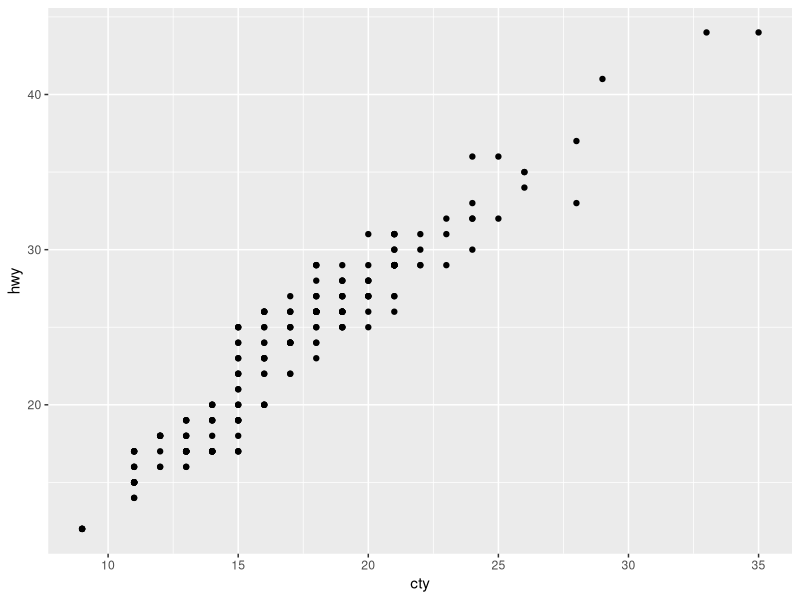
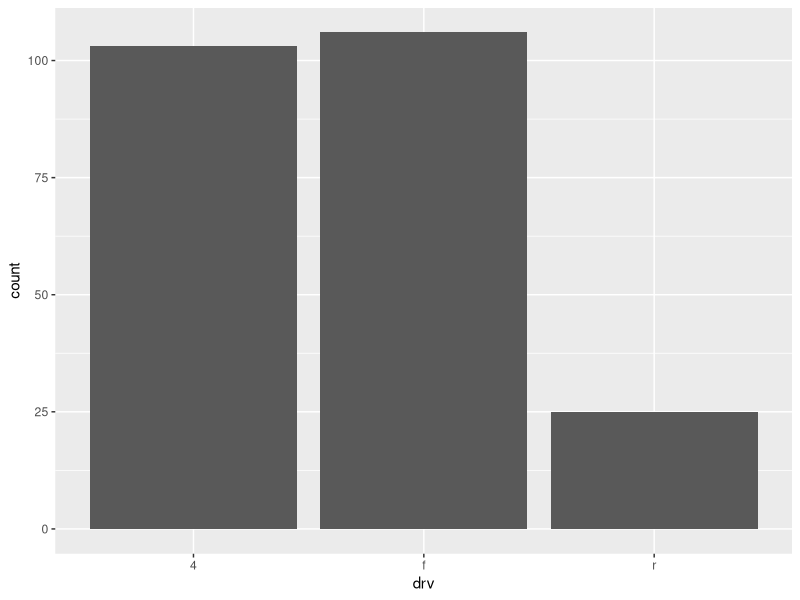

Generate these figures, in order, with R:
## ---- chunk 1
library(ggplot2)
## ---- chunk 2
#| title: Highway vs. city mileage

ggplot(mpg, aes(x = cty, y = hwy)) +
  geom_point()
## ---- chunk 3
#| title: Drive types

ggplot(mpg, aes(x = drv)) +
  geom_bar()
